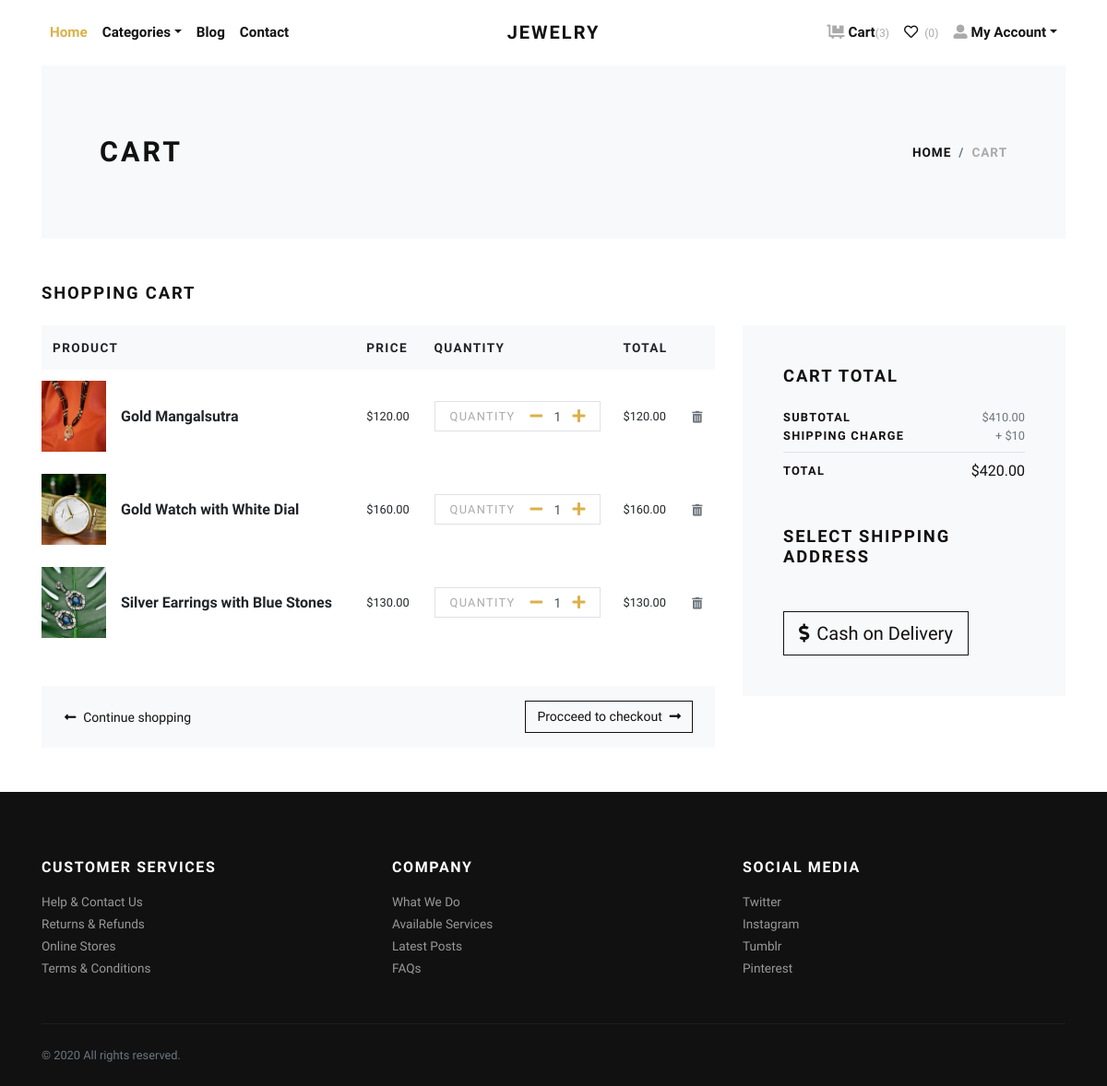
The page /cart/ (signed in) on the database as committed earlier.
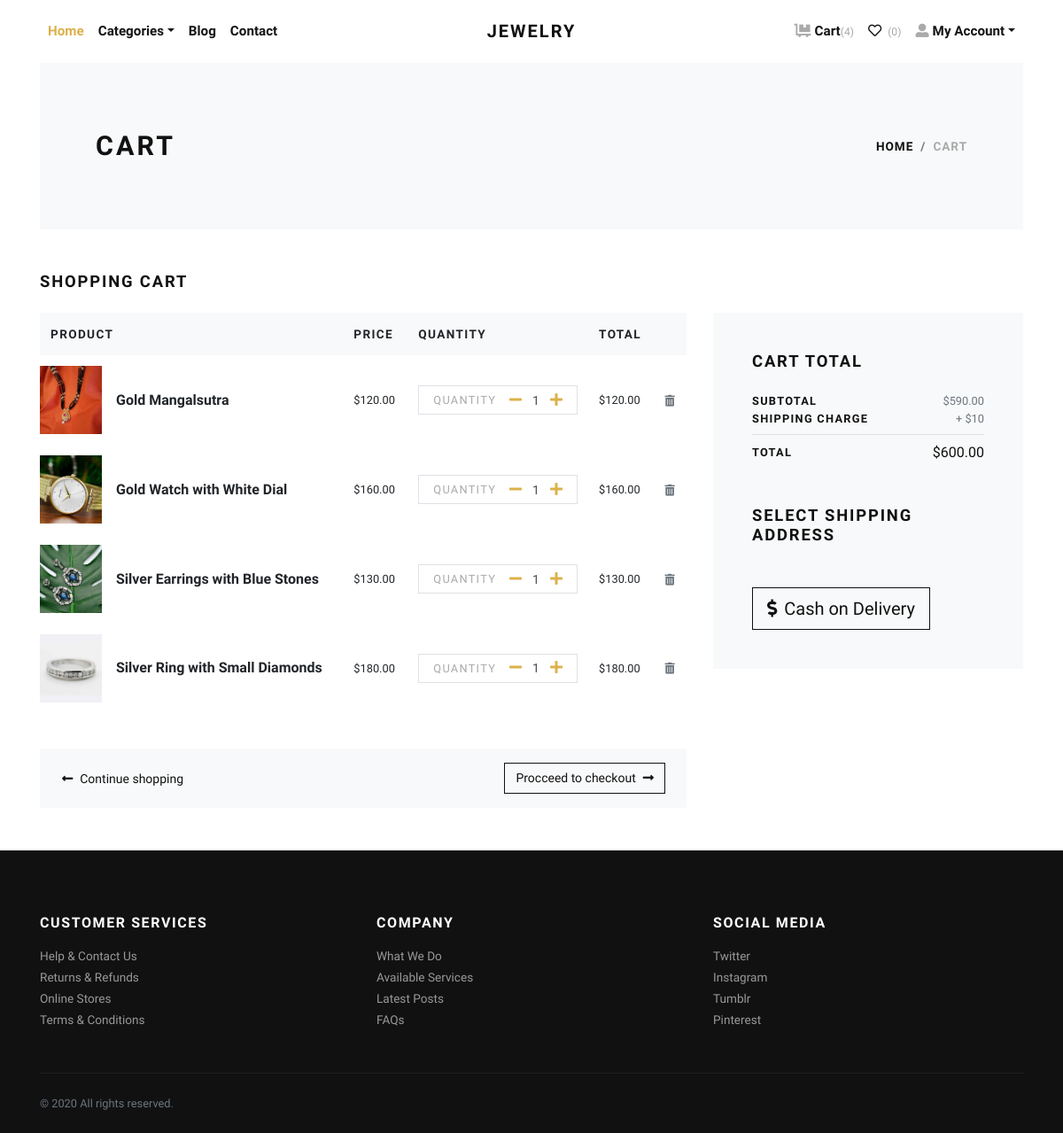
The same page on the database as committed later.
### cart/models.py (models this page shows, shortened)
class Cart(models.Model):
    user = models.ForeignKey(User, verbose_name="User", on_delete=models.CASCADE)
    product = models.ForeignKey(Product, verbose_name="Product", on_delete=models.CASCADE)
    quantity = models.PositiveIntegerField(default=1, verbose_name="Quantity")
    @property
    def total_price(self):
        return self.quantity * self.product.price

### products/models.py (models this page shows, shortened)
class Product(models.Model):
    title = models.CharField(max_length=150, verbose_name="Product Title")
    slug = models.SlugField(max_length=160, verbose_name="Product Slug")
    desc = models.TextField(verbose_name="Product Description")
    product_image = models.ImageField(upload_to='products', blank=True, null=True, verbose_name="Product Image",
                                      default="products/default_image.img")
    price = models.DecimalField(max_digits=8, decimal_places=2)
    category = models.ForeignKey(Category, verbose_name="Product Category", on_delete=models.CASCADE)
    is_active = models.BooleanField(verbose_name="Is Active?")
    def get_url(self):
        return reverse("product-detail", args=[self.category.slug, self.slug])

### cart/views.py (the view)
# urls.py: path('', views.cart, name='cart'),
@login_required
def cart(request):
    user = request.user
    cart_products = Cart.objects.filter(user=user)
    amount = decimal.Decimal(0)
    shipping_amount = decimal.Decimal(10)
    cp = [p for p in Cart.objects.all() if p.user == user]
    if cp:
        for p in cp:
            temp_amount = (p.quantity * p.product.price)
            amount += temp_amount
    context = {
        'cart_products': cart_products,
        'amount': amount,
        'shipping_amount': shipping_amount,
        'total_amount': amount + shipping_amount,
    }
    return render(request, 'store/cart.html', context)

### templates/store/cart.html (shortened to what this page needs)
{% extends 'base.html' %}
{% load static %}
{% load humanize %}
    {% block content %}
      <div class="container">
        <section class="py-5 bg-light">
          <div class="container">
            <div class="row px-4 px-lg-5 py-lg-4 align-items-center">
              <div class="col-lg-6">
                <h1 class="h2 text-uppercase mb-0">Cart</h1>
              </div>
              <div class="col-lg-6 text-lg-right">
                <nav aria-label="breadcrumb">
                  <ol class="breadcrumb justify-content-lg-end mb-0 px-0">
                    <li class="breadcrumb-item"><a href="{% url 'home' %}">Home</a></li>
                    <li class="breadcrumb-item active" aria-current="page">Cart</li>
                  </ol>
                </nav>
              </div>
            </div>
          </div>
        </section>
        {% if cart_products %}
        <section class="py-5">
          <h2 class="h5 text-uppercase mb-4">Shopping cart</h2>
          <div class="row">
            <div class="col-lg-8 mb-4 mb-lg-0">
              <div class="table-responsive mb-4">
                <table class="table">
                  <thead class="bg-light">
                    <tr>
                      <th class="border-0" scope="col"> <strong class="text-small text-uppercase">Product</strong></th>
                      <th class="border-0" scope="col"> <strong class="text-small text-uppercase">Price</strong></th>
                      <th class="border-0" scope="col"> <strong class="text-small text-uppercase">Quantity</strong></th>
                      <th class="border-0" scope="col"> <strong class="text-small text-uppercase">Total</strong></th>
                      <th class="border-0" scope="col"> </th>
                    </tr>
                  </thead>
                  <tbody>
                    {% for cart_product in cart_products %}
                    <tr>
                      <th class="pl-0 border-0" scope="row">
                        <div class="media align-items-center">
                          {% if cart_product.product.product_image %}
                            <a class="reset-anchor d-block animsition-link" href="{{ cart_product.product.get_url }}"><img src="{{cart_product.product.product_image.url}}" alt="{{cart_product.product.title}}" width="70"/></a>
                          {% else %}
                            <a class="reset-anchor d-block animsition-link" href="{% url 'product-detail' cart_product.product.slug %}"><img src="{% static 'img/product-detail-3.jpg' %}" alt="{{cart_product.product.title}}" width="70"/></a>
                          {% endif %}
                          <div class="media-body ml-3"><strong class="h6"><a class="reset-anchor animsition-link" href="{{ cart_product.product.get_url }}">{{cart_product.product.title}}</a></strong></div>
                        </div>
                      </th>
                      <td class="align-middle border-0">
                        <p class="mb-0 small">${{cart_product.product.price}}</p>
                      </td>
                      <td class="align-middle border-0">
                        <div class="border d-flex align-items-center justify-content-between px-3"><span class="small text-uppercase text-gray headings-font-family">Quantity</span>
                          <div class="quantity">
                            <a href="{% url 'cart:minus-cart' cart_product.id %}" class="dec-btn p-0 ml-2"><i class="fas fa-minus"></i></a>
                            <input class="form-control form-control-sm border-0 shadow-0 p-0" type="text" value="{{cart_product.quantity}}"/>
                            <a href="{% url 'cart:plus-cart' cart_product.id %}" class="inc-btn p-0"><i class="fas fa-plus"></i></a>
                          </div>
                        </div>
                      </td>
                      <td class="align-middle border-0">
                        <p class="mb-0 small">${{cart_product.total_price|intcomma}}</p>
                      </td>
                      <td class="align-middle border-0"><a class="reset-anchor" href="{% url 'cart:remove-cart' cart_product.id %}"><i class="fas fa-trash-alt small text-muted"></i></a></td>
                    </tr>
                    {% endfor %}
                  </tbody>
                </table>
              </div>
              <div class="bg-light px-4 py-3">
                <div class="row align-items-center text-center">
                  <div class="col-md-6 mb-3 mb-md-0 text-md-left"><a class="btn btn-link p-0 text-dark btn-sm" href="{% url 'home' %}"><i class="fas fa-long-arrow-alt-left mr-2"> </i>Continue shopping</a></div>
                  <div class="col-md-6 text-md-right"><a class="btn btn-outline-dark btn-sm" href="">Procceed to checkout<i class="fas fa-long-arrow-alt-right ml-2"></i></a></div>
                </div>
              </div>
            </div>
            <div class="col-lg-4">
              <div class="card border-0 rounded-0 p-lg-4 bg-light">
                <div class="card-body">
                  <h5 class="text-uppercase mb-4">Cart total</h5>
                  <ul class="list-unstyled mb-0">
                    <li class="d-flex align-items-center justify-content-between"><strong class="text-uppercase small font-weight-bold">Subtotal</strong><span class="text-muted small">${{amount|intcomma}}</span></li>
                    <li class="d-flex align-items-center justify-content-between"><strong class="text-uppercase small font-weight-bold">Shipping Charge</strong><span class="text-muted small">+ ${{shipping_amount}}</span></li>
                    <li class="border-bottom my-2"></li>
                    <li class="d-flex align-items-center justify-content-between mb-4"><strong class="text-uppercase small font-weight-bold">Total</strong><span>${{total_amount|intcomma}}</span></li>
                  </ul>
                  <h5 class="text-uppercase my-5">Select Shipping Address</h5>
                  <form action="" id="myform">
                    <button type="submit" class="btn btn-dark btn-lg btn-outline-dark" type="submit"> <i class="fas fa-dollar-sign mr-2"></i>Cash on Delivery</button>
                  </form>
                </div>
              </div>
            </div>
          </div>
        </section>
        {% else %}
          <div class="text-center py-5">
            <h3 class="mb-3">Your cart is empty.</h3>
            <a href="{% url 'home' %}"><i class="fas fa-long-arrow-alt-left mr-2"> </i>Continue shopping</a>
          </div>
        {% endif %}
      </div>
      {% endblock content %}

### templates/base.html (shortened to what this page needs)
{% load static %}
<!DOCTYPE html>
<html>
  <head>
    <link rel="stylesheet" href="{% static 'vendor/bootstrap/css/bootstrap.min.css' %}">
    <link rel="stylesheet" href="{% static 'vendor/lightbox2/css/lightbox.min.css' %}">
    <link rel="stylesheet" href="{% static 'vendor/nouislider/nouislider.min.css' %}">
    <link rel="stylesheet" href="{% static 'vendor/bootstrap-select/css/bootstrap-select.min.css' %}">
    <link rel="stylesheet" href="{% static 'vendor/owl.carousel2/assets/owl.carousel.min.css' %}">
    <link rel="stylesheet" href="{% static 'vendor/owl.carousel2/assets/owl.theme.default.css' %}">
    <link rel="stylesheet" href="{% static 'css/style.default.css' %}" id="theme-stylesheet">
    <link rel="stylesheet" href="{% static 'css/custom.css' %}">
  </head>
  <body>
    <div class="page-holder">
      {% include 'navbar.html' %}
      {% block content %}
      {% endblock content %}
      {% include 'footer.html' %}
      {% include 'scripts.html' %}

### templates/navbar.html (shortened to what this page needs)
{% load static %}
      <header class="header bg-white">
        <div class="container px-0 px-lg-3">
          <nav class="navbar navbar-expand-lg navbar-light py-3 px-lg-0"><a class="navbar-brand" href="{% url 'home' %}"><span class="font-weight-bold text-uppercase text-dark">Jewelry</span></a>
            <div class="collapse navbar-collapse" id="navbarSupportedContent">
              <ul class="navbar-nav mr-auto">
                <li class="nav-item">
                  <a class="nav-link active" href="{% url 'home' %}">Home</a>
                </li>
                <li class="nav-item dropdown"><a class="nav-link dropdown-toggle" id="pagesDropdown" href="#" data-toggle="dropdown" aria-haspopup="true" aria-expanded="false">Categories</a>
                </li>
                <li class="nav-item">
                  <a class="nav-link" href="{% url 'home' %}">Blog</a>
                </li>
                <li class="nav-item">
                  <a class="nav-link" href="{% url 'home' %}">Contact</a>
                </li>
              </ul>
              <ul class="navbar-nav ml-auto">
                {% if request.user.is_authenticated %}
                  <li class="nav-item"><a class="nav-link" href="{% url 'cart:cart' %}"> <i class="fas fa-dolly-flatbed mr-1 text-gray"></i>Cart<small class="text-gray">({{cart_items.count}})</small></a></li>
                  <li class="nav-item"><a class="nav-link" href="#"> <i class="far fa-heart mr-1"></i><small class="text-gray"> (0)</small></a></li>
                  <li class="nav-item dropdown"><a class="nav-link dropdown-toggle" id="pagesDropdown" href="#" data-toggle="dropdown" aria-haspopup="true" aria-expanded="false"><i class="fas fa-user-alt mr-1 text-gray"></i>My Account</a></a>
                </li>
                {% else %}
                  <li class="nav-item"><a class="nav-link" href="{% url 'login' %}">Login</a></li>
                  <li class="nav-item"><a class="nav-link" href="{% url 'register' %}">Create Account</a></li>
                {% endif %}
              </ul>
            </div>
          </nav>
        </div>
      </header>

### templates/footer.html
<footer class="bg-dark text-white">
        <div class="container py-4">
          <div class="row py-5">
            <div class="col-md-4 mb-3 mb-md-0">
              <h6 class="text-uppercase mb-3">Customer services</h6>
              <ul class="list-unstyled mb-0">
                <li><a class="footer-link" href="#">Help &amp; Contact Us</a></li>
                <li><a class="footer-link" href="#">Returns &amp; Refunds</a></li>
                <li><a class="footer-link" href="#">Online Stores</a></li>
                <li><a class="footer-link" href="#">Terms &amp; Conditions</a></li>
              </ul>
            </div>
            <div class="col-md-4 mb-3 mb-md-0">
              <h6 class="text-uppercase mb-3">Company</h6>
              <ul class="list-unstyled mb-0">
                <li><a class="footer-link" href="#">What We Do</a></li>
                <li><a class="footer-link" href="#">Available Services</a></li>
                <li><a class="footer-link" href="#">Latest Posts</a></li>
                <li><a class="footer-link" href="#">FAQs</a></li>
              </ul>
            </div>
            <div class="col-md-4">
              <h6 class="text-uppercase mb-3">Social media</h6>
              <ul class="list-unstyled mb-0">
                <li><a class="footer-link" href="#">Twitter</a></li>
                <li><a class="footer-link" href="#">Instagram</a></li>
                <li><a class="footer-link" href="#">Tumblr</a></li>
                <li><a class="footer-link" href="#">Pinterest</a></li>
              </ul>
            </div>
          </div>
          <div class="border-top pt-4" style="border-color: #1d1d1d !important">
            <div class="row">
              <div class="col-lg-6">
                <p class="small text-muted mb-0">&copy; 2020 All rights reserved.</p>
              </div>
            </div>
          </div>
        </div>
      </footer>

### templates/scripts.html (shortened to what this page needs)
{% load static %}
      <link rel="stylesheet" href="https://use.fontawesome.com/releases/v5.7.1/css/all.css">
    </div>
  </body>
</html>

Rows that differ between the two databases and show on the page:
added Cart: product.product_image (picture), product "Silver Ring with Small Diamonds", product.price "180.00", quantity "1", total_price "180.00"
Other text that changed with them:
{{ cart_items.count }}: "3" → "4"
{{ amount|intcomma }}: "410.00" → "590.00"
{{ total_amount|intcomma }}: "420.00" → "600.00"
